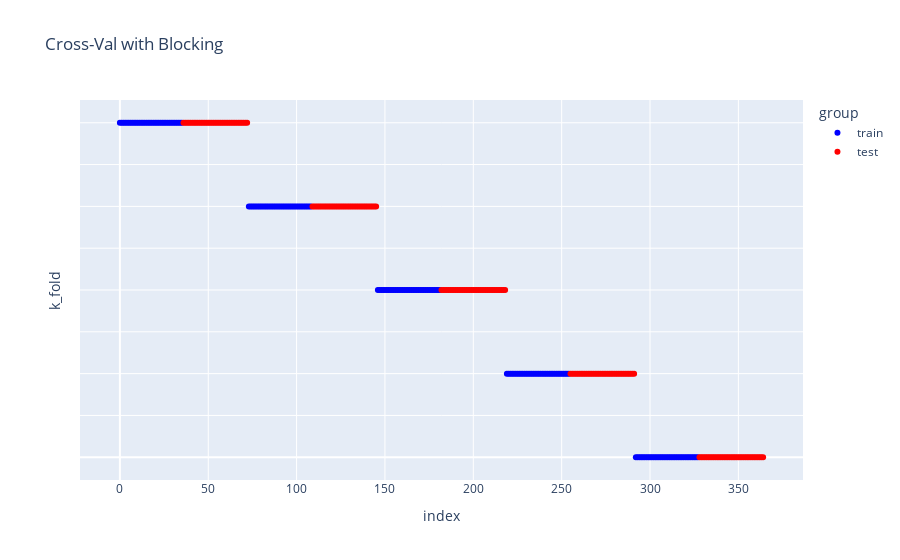

Source (notebook cell):
### Code cell
fig = px.scatter(df_blocking, x='index', y='k_fold', color='group',
                 color_discrete_map={'test':'red','train':'blue'}, title="Cross-Val with Blocking")

fig.update_layout(yaxis_showticklabels=False)
fig.show()

### Figure 1 — Plotly figure (JSON) as saved in the notebook; plotly's stock layout.template omitted (floating-point values rounded to 4 significant figures; data arrays with more than 128 entries replaced by an {"elided": "..."} marker saying what was removed)
{"data": [{"hovertemplate": "group=train<br>index=%{x}<br>k_fold=%{y}<extra></extra>", "legendgroup": "train", "marker": {"color": "blue", "symbol": "circle"}, "mode": "markers", "name": "train", "orientation": "v", "showlegend": true, "type": "scatter", "x": {"elided": "180 int values"}, "xaxis": "x", "y": {"elided": "180 int values"}, "yaxis": "y"}, {"hovertemplate": "group=test<br>index=%{x}<br>k_fold=%{y}<extra></extra>", "legendgroup": "test", "marker": {"color": "red", "symbol": "circle"}, "mode": "markers", "name": "test", "orientation": "v", "showlegend": true, "type": "scatter", "x": {"elided": "185 int values"}, "xaxis": "x", "y": {"elided": "185 int values"}, "yaxis": "y"}], "layout": {"legend": {"title": {"text": "group"}, "tracegroupgap": 0}, "title": {"text": "Cross-Val with Blocking"}, "xaxis": {"anchor": "y", "domain": [0, 1], "title": {"text": "index"}}, "yaxis": {"anchor": "x", "domain": [0, 1], "showticklabels": false, "title": {"text": "k_fold"}}}}
